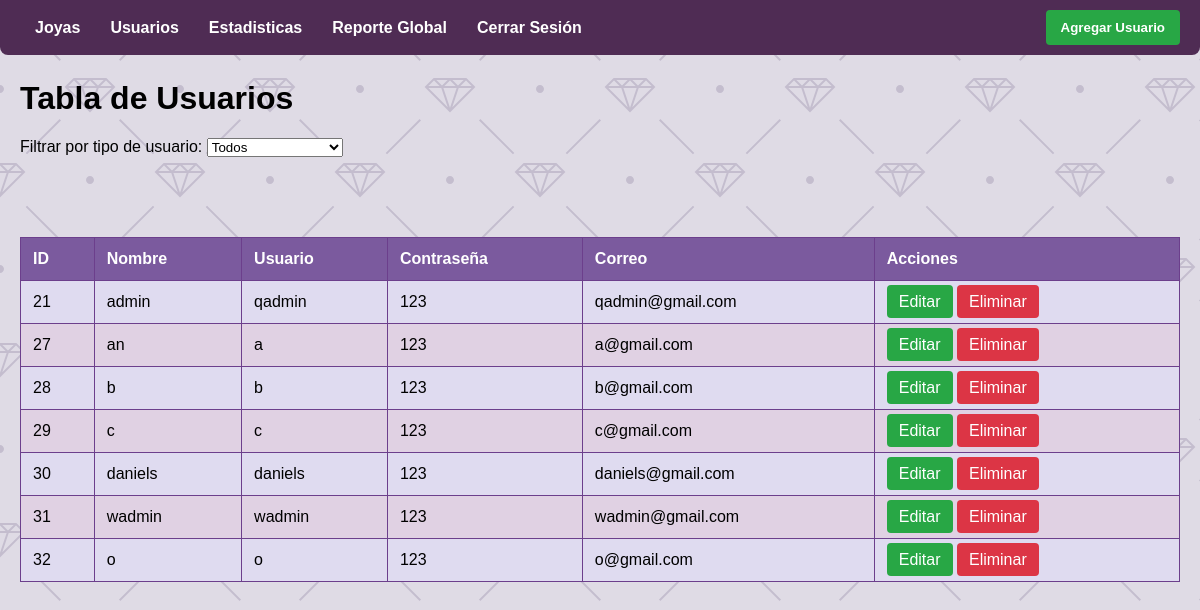
The app's page /usuarios.php with its own data.
### tables this page shows
CREATE TABLE `usuarios` (
  `id` int NOT NULL,
  `nombre` varchar(100) NOT NULL,
  `usuario` varchar(100) NOT NULL,
  `contrasena` varchar(100) NOT NULL,
  `correo` varchar(100) NOT NULL,
  `fecha_creacion` timestamp NULL DEFAULT CURRENT_TIMESTAMP
);

### usuarios.php (the view, shortened to what this page needs)
<?php
$host = 'localhost';
$db = 'prueba';
$user = 'daniels';
$password = 'daniels';
$conn = new mysqli($host, $user, $password, $db);
$filtroUsuarios = '';
$sqlUsuarios = "SELECT * FROM usuarios $filtroUsuarios";
$resultUsuarios = $conn->query($sqlUsuarios);
?>
<!DOCTYPE html>
<html lang="es">
<head>
</head>
<body>
    <nav>
        <ul>
            <li><a href="alta.php">Joyas</a></li>
            <li><a href="usuarios.php">Usuarios</a></li>
            <li><a href="grafica.php">Estadisticas</a></li>
            <li><a href="reporte.php">Reporte Global</a></li>
            <li><a href="index.php">Cerrar Sesión</a></li>
        </ul>
        <button class="add-user-btn" onclick="openAddUserModal()">Agregar Usuario</button>
    </nav>
    <h1 style="margin-top: 60px;">Tabla de Usuarios</h1>
    <div class="filter">
        <label for="tipo-usuario">Filtrar por tipo de usuario:</label>
        <select id="tipo-usuario" onchange="filtrarUsuarios()">
            <option value="">Todos</option>
        </select>
    </div>
    <table>
        <thead>
            <tr>
                <th>ID</th>
                <th>Nombre</th>
                <th>Usuario</th>
                <th>Contraseña</th>
                <th>Correo</th>
                <th>Acciones</th>
            </tr>
        </thead>
        <tbody>
        <?php while($row = $resultUsuarios->fetch_assoc()): ?>
        <tr>
            <td><?= $row['id'] ?></td>
            <td><?= htmlspecialchars($row['nombre']) ?></td>
            <td><?= htmlspecialchars($row['usuario']) ?></td>
            <td><?= htmlspecialchars($row['contrasena']) ?></td>
            <td><?= htmlspecialchars($row['correo']) ?></td>
            <td class="actions">
                <a href="javascript:void(0)" class="edit" onclick="openEditUserModal(<?= htmlspecialchars(json_encode($row)) ?>)">Editar</a>
                <a href="?eliminar=<?= htmlspecialchars($row['id']) ?>" class="delete" onclick="return confirm('¿Estás seguro de que deseas eliminar este usuario?')">Eliminar</a>
            </td>
        </tr>
        <?php endwhile; ?>
        </tbody>
    </table>
</body>
</html>

### usuarios.php (style rules this page uses)
body { font-family: Arial, sans-serif; background-color: #DFDBE5; background-repeat: repeat; margin: 0; padding: 20px; }
nav { background-color: #4f2c54; padding: 10px 20px; position: fixed; top: 0; left: 0; right: 0; display: flex; justify-content: space-between; align-items: center; border-radius: 0 0 8px 8px; z-index: 100; }
nav ul { list-style: none; padding: 0; display: flex; margin: 0; }
nav ul li { margin: 0 15px; }
nav ul li a { color: white; text-decoration: none; font-weight: bold; transition: color 0.3s; }
.add-user-btn { background-color: #28a745; color: white; border: none; padding: 10px 15px; border-radius: 4px; cursor: pointer; font-weight: bold; }
table { width: 100%; border-collapse: collapse; margin-top: 80px; }
table, th, td { border: 1px solid #6c3f8c; }
th, td { padding: 12px; text-align: left; }
th { background-color: #7b5a9e; color: white; }
tbody tr:nth-child(even) { background-color: #e0d1e3; }
tbody tr:nth-child(odd) { background-color: #dfdbf0; }
.edit { background-color: #28a745; color: white; padding: 8px 12px; border-radius: 4px; text-decoration: none; border: none; cursor: pointer; }
.delete { background-color: #dc3545; color: white; padding: 8px 12px; border-radius: 4px; text-decoration: none; border: none; cursor: pointer; }

### records on screen
usuarios: id "21", nombre "admin", usuario "qadmin", contrasena "123", correo "qadmin@gmail.com"
usuarios: id "27", nombre "an", usuario "a", contrasena "123", correo "a@gmail.com"
usuarios: id "28", nombre "b", usuario "b", contrasena "123", correo "b@gmail.com"
usuarios: id "29", nombre "c", usuario "c", contrasena "123", correo "c@gmail.com"
usuarios: id "30", nombre "daniels", usuario "daniels", contrasena "123", correo "daniels@gmail.com"
usuarios: id "31", nombre "wadmin", usuario "wadmin", contrasena "123", correo "wadmin@gmail.com"
usuarios: id "32", nombre "o", usuario "o", contrasena "123", correo "o@gmail.com"
